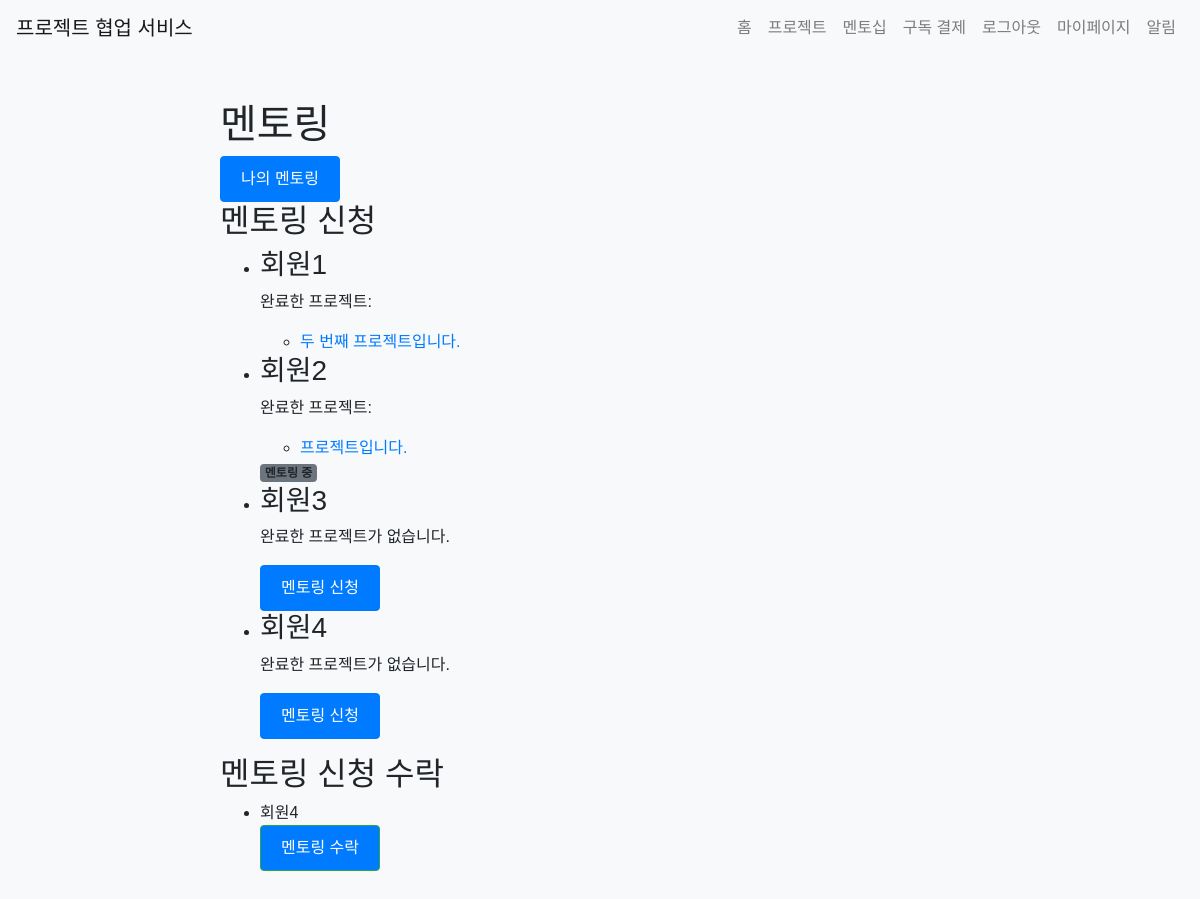
The app's page /mentorship/ (signed in) with its own data.
### app/models.py (models this page shows)
class User(UserMixin, db.Model):
    id = db.Column(db.Integer, primary_key=True)
    name = db.Column(db.String(100), nullable=False)
    email = db.Column(db.String(120), unique=True, nullable=False)
    password = db.Column(db.String(255), nullable=False)
    bio = db.Column(db.Text)
    chat_rooms = db.relationship('ChatRoom', secondary='chat_room_participant', back_populates='participants', overlaps="chat_room_participants")
    chat_room_participants = db.relationship('ChatRoomParticipant', back_populates='user', overlaps="chat_rooms,participants")
    notifications = db.relationship('Notification', back_populates='user', lazy=True)
    projects = db.relationship('Project', secondary='project_participant', back_populates='participants', overlaps="project_participants")
    subscription = db.relationship('Subscription', back_populates='subscriber', uselist=False)
    created_projects = db.relationship('Project', back_populates='client', lazy=True, foreign_keys='Project.client_id')
    mentees = db.relationship('User',
                              secondary=mentorship_mentor,
                              primaryjoin=(mentorship_mentor.c.mentor_id == id),
                              secondaryjoin=(mentorship_mentor.c.mentee_id == id),
                              backref=db.backref('mentors', lazy='dynamic'),
                              lazy='dynamic')
    pending_mentees = db.relationship('User',
                                    secondary=mentorship_mentee,
                                    primaryjoin=(mentorship_mentee.c.mentor_id == id),
                                    secondaryjoin=(mentorship_mentee.c.mentee_id == id),
                                    backref=db.backref('pending_mentors', lazy='dynamic'),
                                    lazy='dynamic')
    project_participants = db.relationship('ProjectParticipant', back_populates='user', lazy=True, overlaps="projects")

class Project(db.Model):
    id = db.Column(db.Integer, primary_key=True)
    title = db.Column(db.String(100), nullable=False)
    description = db.Column(db.Text, nullable=False)
    start_date = db.Column(db.Date, nullable=False)
    end_date = db.Column(db.Date, nullable=False)
    created_at = db.Column(db.DateTime, default=datetime.utcnow)
    client_id = db.Column(db.Integer, db.ForeignKey('user.id'), nullable=False)
    client = db.relationship('User', back_populates='created_projects')
    completed = db.Column(db.Boolean, default=False)
    participants = db.relationship('User', secondary='project_participant', back_populates='projects', overlaps="project_participants")
    project_participants = db.relationship('ProjectParticipant', back_populates='project', lazy=True, overlaps="participants,projects")
    overview = db.Column(db.Text)
    requirements = db.Column(db.Text)
    flowchart = db.Column(db.Text)
    timeline = db.Column(db.Text)

### app/views/mentorship.py (the view)
@bp.route('/')
@login_required
def index():
    users = User.query.all()
    request_form = RequestMentorshipForm()
    accept_form = AcceptMentorshipForm()
    return render_template('mentorship/index.html', users=users, request_form=request_form, accept_form=accept_form)

### app/forms.py
class RequestMentorshipForm(FlaskForm):
    submit = SubmitField('멘토링 신청')

class AcceptMentorshipForm(FlaskForm):
    submit = SubmitField('멘토링 수락')

### app/__init__.py (called while the page is built)
@login_manager.user_loader
def load_user(user_id):
    if user_id is not None:
        return User.query.get(int(user_id))
    return None

### app/templates/mentorship/index.html (shortened to what this page needs)
{% extends 'base.html' %}
{% block content %}
<h1>멘토링</h1>
<a href="{{ url_for('mentorship.my_mentoring') }}" class="btn btn-primary">나의 멘토링</a>
<h2>멘토링 신청</h2>
<ul>
  {% for user in users %}
    <li>
      <h3>{{ user.name }}</h3>
      {% if user.created_projects %}
        <p>완료한 프로젝트:</p>
        <ul>
          {% for project in user.created_projects|selectattr('completed') %}
            <li>
              <a href="{{ url_for('project.detail', project_id=project.id) }}">{{ project.title }}</a>
            </li>
          {% endfor %}
        </ul>
      {% else %}
        <p>완료한 프로젝트가 없습니다.</p>
      {% endif %}
      {% if user != current_user %}
        {% if user in current_user.mentors %}
          <span class="badge bg-secondary">멘토링 중</span>
        {% elif user not in current_user.pending_mentors %}
          <form action="{{ url_for('mentorship.request_mentorship', mentor_id=user.id) }}" method="post">
            {{ request_form.submit(class="btn btn-primary") }}
          </form>
        {% else %}
          <span class="badge bg-warning">신청 대기 중</span>
        {% endif %}
      {% endif %}
    </li>
  {% endfor %}
</ul>
<h2>멘토링 신청 수락</h2>
<ul>
  {% for mentee in current_user.pending_mentees %}
    <li>
      {{ mentee.name }}
      {% if mentee not in current_user.mentees %}
        <form action="{{ url_for('mentorship.accept_mentorship', mentee_id=mentee.id) }}" method="post">
          {{ accept_form.submit(class="btn btn-success") }}
        </form>
      {% else %}
        <span class="badge bg-secondary">멘토링 중</span>
      {% endif %}
    </li>
  {% endfor %}
</ul>
{% endblock %}

### app/static/css/style.css (style rules this page uses)
body { font-family: Arial, sans-serif; background-color: #f8f9fa; margin: 0; padding: 0; }
.btn { display: inline-block; padding: 10px 20px; background-color: #007bff; color: #fff; text-decoration: none; border-radius: 4px; cursor: pointer; }
.btn-primary { background-color: #007bff; }

### records on screen
User: name "회원1"
Project: title "두 번째 프로젝트입니다."
User: name "회원2", shows "멘토링 중"
Project: title "프로젝트입니다."
User: name "회원3", shows "완료한 프로젝트가 없습니다."
User: name "회원4", shows "완료한 프로젝트가 없습니다."
